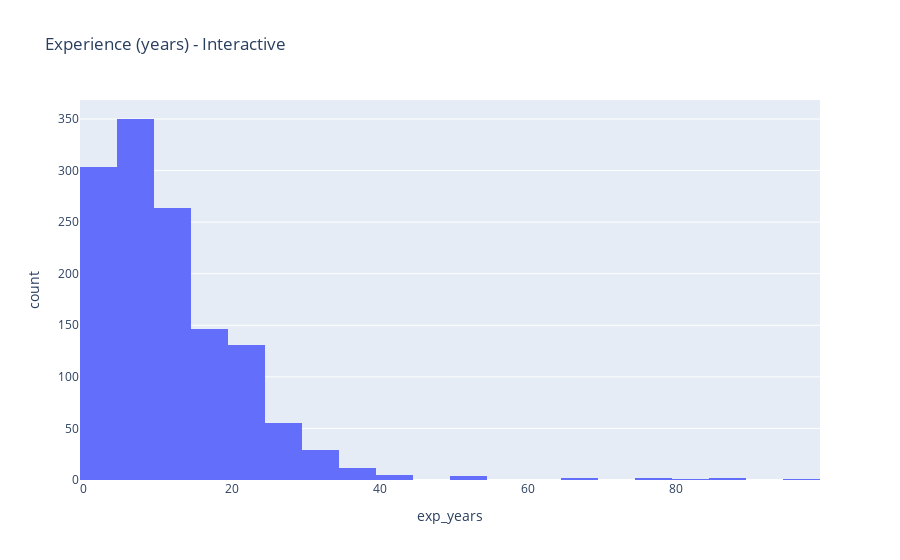

The notebook cell saved with this chart:
### Code cell
# Histogram: resume length
plt.figure(figsize=(10,4))
sns.histplot(df['resume_len_words'], bins=60, kde=True)
plt.title("Resume length (words) distribution")
plt.xlabel("Words")
plt.show()

# Experience distribution (exclude -1 unknown)
plt.figure(figsize=(8,4))
sns.histplot(df[df['exp_years']>=0]['exp_years'], bins=20, kde=False)
plt.title("Distribution of reported experience (years)")
plt.xlabel("Experience (years)")
plt.show()

# Interactive plotly version for experience
fig = px.histogram(df[df['exp_years']>=0], x='exp_years', nbins=20, title="Experience (years) - Interactive")
fig.show()

### Figure 1 — Plotly figure (JSON) as saved in the notebook; plotly's stock layout.template omitted (floating-point values rounded to 4 significant figures; data arrays with more than 128 entries replaced by an {"elided": "..."} marker saying what was removed)
{"data": [{"bingroup": "x", "hovertemplate": "exp_years=%{x}<br>count=%{y}<extra></extra>", "legendgroup": "", "marker": {"color": "#636efa", "pattern": {"shape": ""}}, "name": "", "nbinsx": 20, "orientation": "v", "showlegend": false, "type": "histogram", "x": {"elided": "1307 float values"}, "xaxis": "x", "yaxis": "y"}], "layout": {"barmode": "relative", "legend": {"tracegroupgap": 0}, "title": {"text": "Experience (years) - Interactive"}, "xaxis": {"anchor": "y", "domain": [0, 1], "title": {"text": "exp_years"}}, "yaxis": {"anchor": "x", "domain": [0, 1], "title": {"text": "count"}}}}
